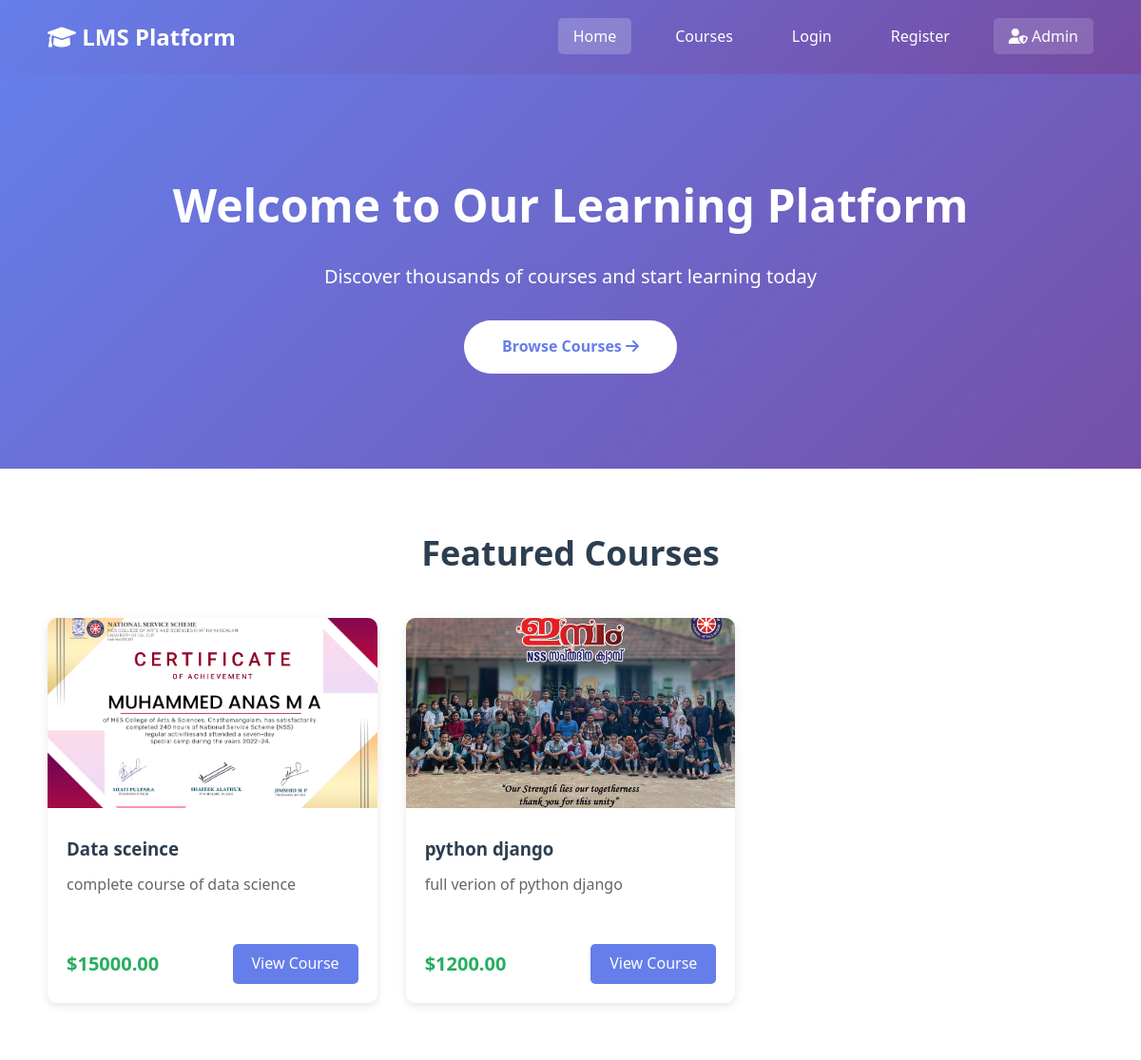
Before: / with the older database file.
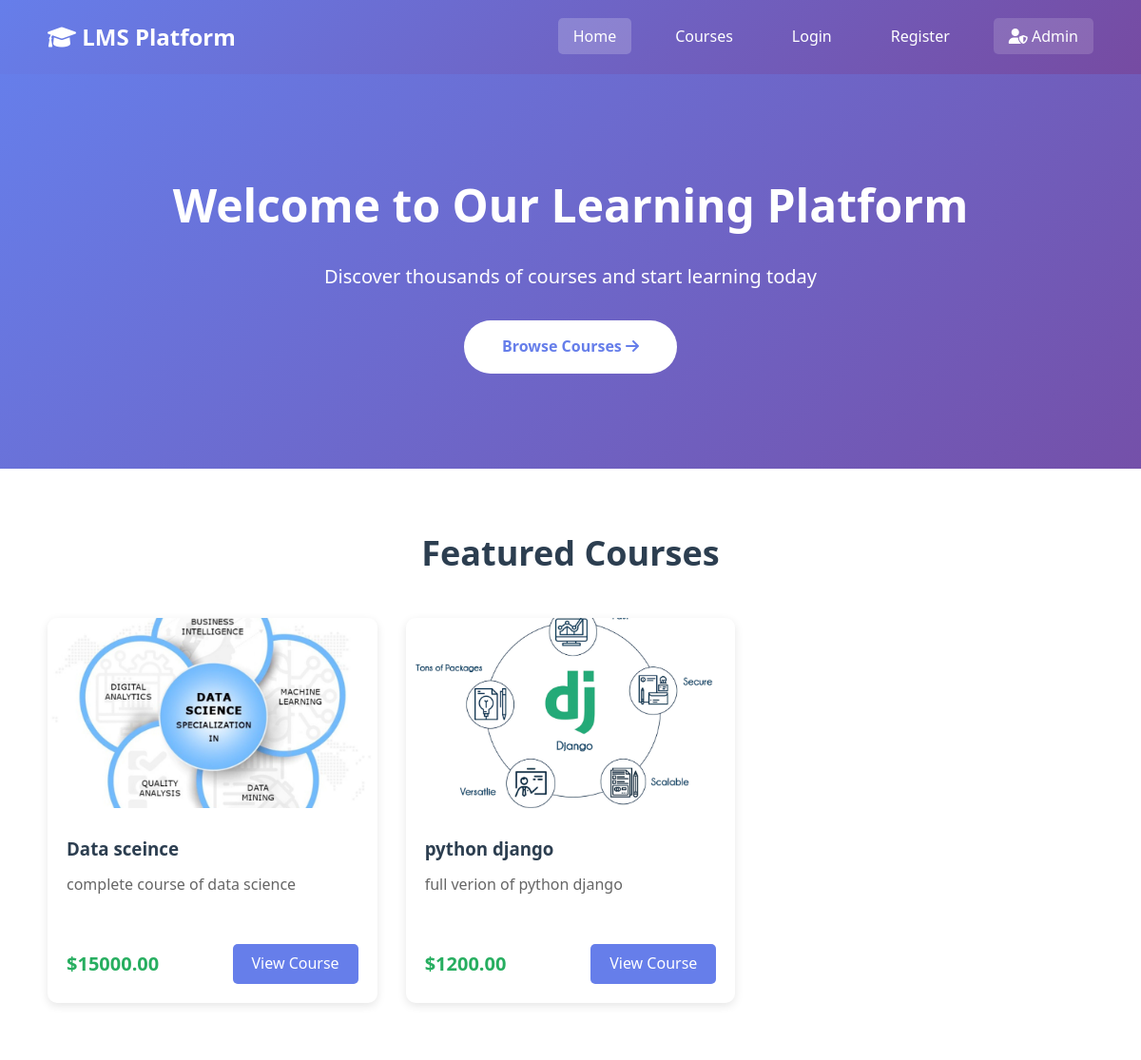
After: the same page with the newer database file.
### courses/models.py (models this page shows, shortened)
class Course(models.Model):
    objects = models.Manager()  # Explicit manager declaration for type checkers
    if TYPE_CHECKING:
        id: int
        modules: 'RelatedManager[Module]'
        enrollments: 'RelatedManager[Enrollment]'
        payments: 'RelatedManager[Payment]'
    title = models.CharField(max_length=200)
    description = models.TextField()
    image = models.ImageField(upload_to='course_images/', blank=True, null=True)
    price = models.DecimalField(max_digits=10, decimal_places=2, default=0.00)
    is_free = models.BooleanField(default=False)
    created_by = models.ForeignKey(User, on_delete=models.CASCADE, related_name='courses_created')
    created_at = models.DateTimeField(default=timezone.now)
    updated_at = models.DateTimeField(auto_now=True)
    is_published = models.BooleanField(default=True)
    class Meta:
        ordering = ['-created_at']

### users/views.py (the view)
# urls.py: 2. Add a URL to urlpatterns:  path('', views.home, name='home')
def home(request):
    courses = Course.objects.filter(is_published=True)
    context = {'courses': courses}
    return render(request, 'users/home.html', context)

### templates/users/home.html (shortened to what this page needs)
{% extends 'base.html' %}
{% block content %}
<div class="user-container">
    <nav class="user-nav">
        <div class="nav-brand">
            <h2><i class="fas fa-graduation-cap"></i> LMS Platform</h2>
        </div>
        <ul class="nav-links">
            <li><a href="{% url 'users:home' %}" class="active">Home</a></li>
            <li><a href="{% url 'users:course_list' %}">Courses</a></li>
            {% if user.is_authenticated %}
            <li><a href="{% url 'users:my_courses' %}">My Courses</a></li>
            <li><a href="{% url 'users:logout' %}">Logout</a></li>
            {% else %}
            <li><a href="{% url 'users:login' %}">Login</a></li>
            <li><a href="{% url 'users:register' %}">Register</a></li>
            {% endif %}
            <li><a href="{% url 'lms_admin:login' %}" class="admin-link"><i class="fas fa-user-shield"></i> Admin</a></li>
        </ul>
    </nav>
    <div class="hero-section">
        <div class="hero-content">
            <h1>Welcome to Our Learning Platform</h1>
            <p>Discover thousands of courses and start learning today</p>
            <a href="{% url 'users:course_list' %}" class="btn-hero">Browse Courses <i class="fas fa-arrow-right"></i></a>
        </div>
    </div>
    <div class="featured-courses">
        <h2>Featured Courses</h2>
        <div class="courses-grid-user">
            {% for course in courses|slice:":6" %}
            <div class="course-card-user">
                {% if course.image %}
                <img src="{{ course.image.url }}" alt="{{ course.title }}">
                {% else %}
                <div class="course-placeholder"><i class="fas fa-book"></i></div>
                {% endif %}
                <div class="course-content">
                    <h3>{{ course.title }}</h3>
                    <p>{{ course.description|truncatewords:15 }}</p>
                    <div class="course-footer">
                        <span class="price">
                            {% if course.is_free %}
                            <span class="badge badge-free">FREE</span>
                            {% else %}
                            ${{ course.price }}
                            {% endif %}
                        </span>
                        <a href="{% url 'users:course_detail' course.id %}" class="btn-view-course">View Course</a>
                    </div>
                </div>
            </div>
            {% empty %}
            <p class="no-courses">No courses available yet.</p>
            {% endfor %}
        </div>
    </div>
</div>
{% endblock %}

### templates/base.html (shortened to what this page needs)
<!DOCTYPE html>
<html lang="en">
<head>
    {% load static %}
    <link rel="stylesheet" href="{% static 'css/style.css' %}">
    <link rel="stylesheet" href="https://cdnjs.cloudflare.com/ajax/libs/font-awesome/6.0.0/css/all.min.css">
</head>
<body>
    {% block content %}{% endblock %}
</body>
</html>

### static/css/style.css (style rules this page uses)
* { margin: 0; padding: 0; box-sizing: border-box; }
body { font-family: 'Segoe UI', Tahoma, Geneva, Verdana, sans-serif; line-height: 1.6; color: #333; background-color: #f5f5f5; }
.course-content { padding: 20px; }
.course-content h3 { color: #2c3e50; margin-bottom: 10px; }
.course-content p { color: #666; margin-bottom: 15px; }
.price { font-size: 20px; font-weight: bold; color: #27ae60; }
.user-container { min-height: 100vh; }
.user-nav { background: linear-gradient(135deg, #667eea 0%, #764ba2 100%); padding: 20px 50px; display: flex; justify-content: space-between; align-items: center; box-shadow: 0 2px 10px rgba(0,0,0,0.1); }
.nav-brand h2 { color: white; margin: 0; }
.nav-links { display: flex; list-style: none; gap: 30px; }
.nav-links li a { color: white; text-decoration: none; font-weight: 500; transition: opacity 0.3s; padding: 8px 16px; border-radius: 5px; }
.nav-links li a:hover, .nav-links li a.active { background: rgba(255,255,255,0.2); }
.admin-link { background: rgba(255,255,255,0.15); padding: 8px 16px !important; border-radius: 5px; }
.hero-section { padding: 100px 50px; text-align: center; color: white; }
.hero-content h1 { font-size: 48px; margin-bottom: 20px; }
.hero-content p { font-size: 20px; margin-bottom: 30px; }
.btn-hero { display: inline-block; padding: 15px 40px; background: white; color: #667eea; text-decoration: none; border-radius: 30px; font-weight: 600; transition: all 0.3s; }
.featured-courses { padding: 60px 50px; background: white; }
.featured-courses h2 { text-align: center; color: #2c3e50; margin-bottom: 40px; font-size: 36px; }
.courses-grid-user { display: grid; grid-template-columns: repeat(auto-fill, minmax(300px, 1fr)); gap: 30px; }
.course-card-user { background: white; border-radius: 10px; overflow: hidden; box-shadow: 0 3px 10px rgba(0,0,0,0.1); transition: all 0.3s; }
.course-card-user img { width: 100%; height: 200px; object-fit: cover; }
.course-card-user .course-content { padding: 20px; }
.course-card-user h3 { color: #2c3e50; margin-bottom: 10px; }
.course-card-user p { color: #666; margin-bottom: 15px; min-height: 60px; }
.course-footer { display: flex; justify-content: space-between; align-items: center; }
.btn-view-course { padding: 8px 20px; background: #667eea; color: white; text-decoration: none; border-radius: 5px; transition: all 0.3s; }

Changed rows visible on the page:
changed Course "Data sceince": image: a different picture
changed Course "python django": image: a different picture
